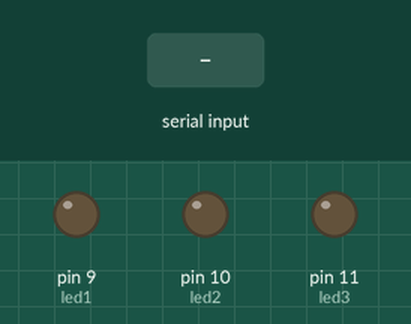
A sketch run on a simulated Arduino Uno, built with avr-gcc and run on an emulated ATmega328P. Parts: output pins drawn as LEDs (lit = HIGH). The inputs (shaded band) are chosen by the test bench.

Above: at 1.2 s.
1.3 s: "1" received over Serial
At 2.5 s:
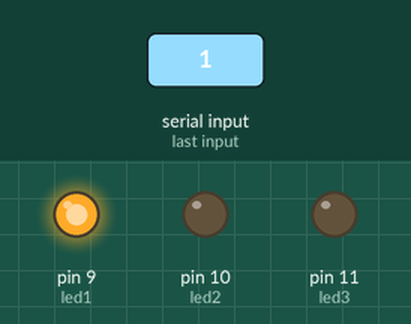
2.8 s: "3" received over Serial
At 3.8 s:
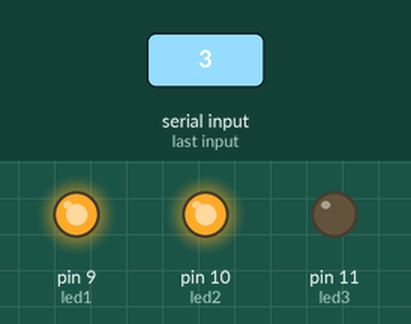
4.3 s: "5" received over Serial
At 5.0 s:
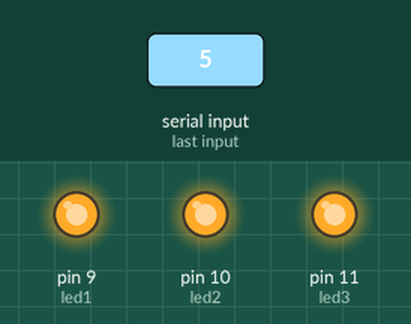
5.8 s: "0" received over Serial
At 6.1 s:
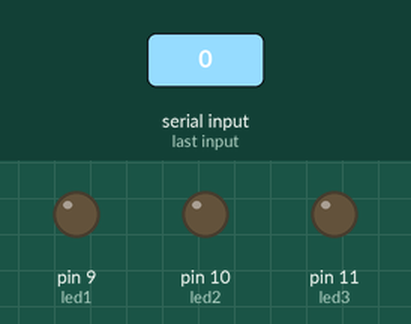
7.3 s: "3" received over Serial
At 8.4 s:
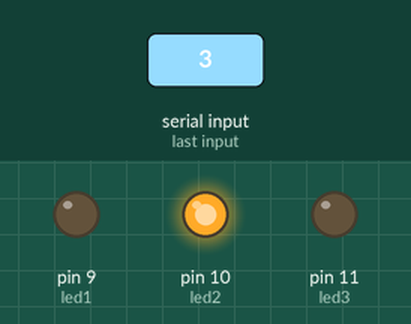
8.8 s: "5" received over Serial
At 9.6 s:
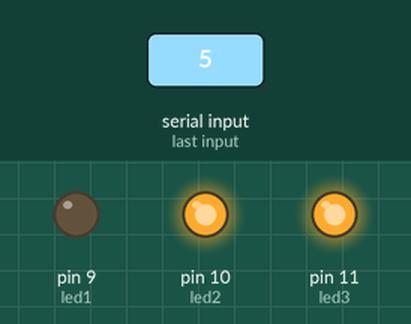
Timing chart, 0 to 11.3 s (numbered marks = the images above; inputs shaded):
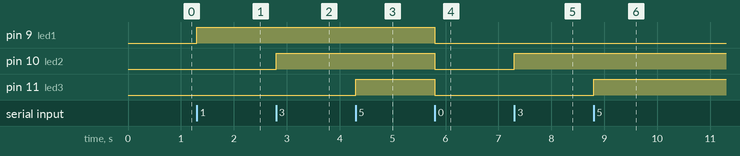

The sketch:

arduino_led.ino
```cpp
const int led1 = 9;  // LED untuk 1 jari
const int led2 = 10; // LED untuk 3 jari
const int led3 = 11; // LED untuk 5 jari

bool led1_state = false;
bool led2_state = false;
bool led3_state = false;

void setup() {
    pinMode(led1, OUTPUT);
    pinMode(led2, OUTPUT);
    pinMode(led3, OUTPUT);
    Serial.begin(9600);
}

void loop() {
    if (Serial.available() > 0) {
        char received = Serial.read();

        // Jika '1' diterima, nyalakan LED1 tanpa mematikan lainnya
        if (received == '1') {
            led1_state = true;
        }
        // Jika '3' diterima, nyalakan LED2 tanpa mematikan lainnya
        else if (received == '3') {
            led2_state = true;
        }
        // Jika '5' diterima, nyalakan LED3 tanpa mematikan lainnya
        else if (received == '5') {
            led3_state = true;
        }
        // Jika '0' diterima (10 jari), matikan semua LED
        else if (received == '0') {
            led1_state = false;
            led2_state = false;
            led3_state = false;
        }

        // Perbarui status LED
        digitalWrite(led1, led1_state ? HIGH : LOW);
        digitalWrite(led2, led2_state ? HIGH : LOW);
        digitalWrite(led3, led3_state ? HIGH : LOW);
    }
}
```

Measured:
- after the input at 1.3 s, pin 9 (led1): LOW → HIGH at once
- after the input at 2.8 s, pin 10 (led2): LOW → HIGH at once
- after the input at 4.3 s, pin 11 (led3): LOW → HIGH at once
- after the input at 5.8 s, pin 9 (led1), pin 10 (led2), pin 11 (led3): HIGH → LOW at once
- after the input at 7.3 s, pin 10 (led2): LOW → HIGH at once
- after the input at 8.8 s, pin 11 (led3): LOW → HIGH at once
